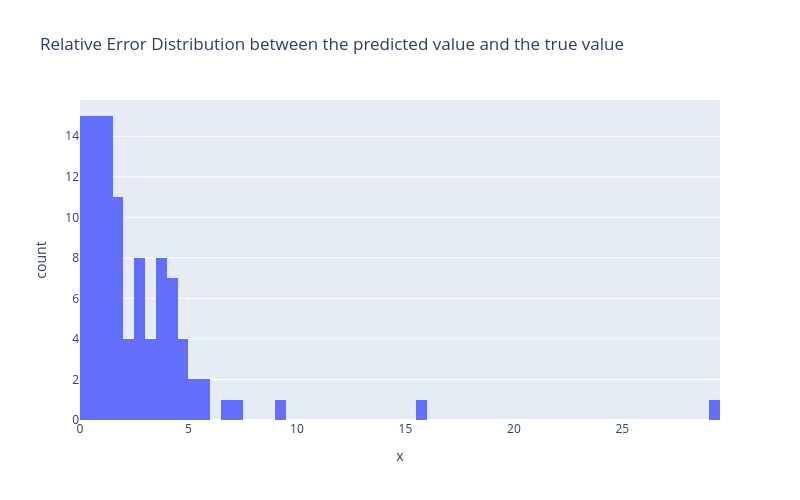

Source (notebook cell):
### Code cell
px.histogram(predict_df, x=predict_df["relative error"]*50, 
             nbins=100, 
             width=800, height=500,
             title="Relative Error Distribution between the predicted value and the true value")

### Figure 1 — Plotly figure (JSON) as saved in the notebook; plotly's stock layout.template omitted (floating-point values rounded to 4 significant figures)
{"data": [{"bingroup": "x", "hovertemplate": "x=%{x}<br>count=%{y}<extra></extra>", "legendgroup": "", "marker": {"color": "#636efa", "pattern": {"shape": ""}}, "name": "", "nbinsx": 100, "orientation": "v", "showlegend": false, "type": "histogram", "x": [0.2093, 1.229, 0.1335, 2.53, 1.244, 3.04, 1.75, 0.7871, 3.457, 7.446, 4.42, 2.643, 3.423, 0.6174, 2.825, 0.9062, 1.364, 0.4617, 0.8969, 1.282, 2.794, 0.339, 3.979, 2.515, 1.054, 0.05489, 29.27, 0.5887, 1.945, 5.852, 0.1305, 0.128, 0.5278, 3.924, 0.5479, 0.7665, 1.54, 1.686, 2.435, 2.642, 5.325, 0.8848, 4.215, 4.285, 0.9772, 3.706, 0.8555, 0.6845, 0.3976, 5.577, 1.158, 15.82, 1.828, 0.2651, 4.139, 1.79, 0.3231, 0.7965, 3.603, 0.3943, 1.692, 0.5697, 1.418, 1.861, 4.512, 0.9549, 1.92, 2.431, 4.667, 1.014, 1.035, 3.609, 1.257, 3.964, 2.406, 4.916, 1.044, 1.712, 4.742, 2.929, 1.213, 3.335, 5.395, 0.2153, 4.257, 4.239, 3.778, 9.299, 0.3738, 2.875, 2.287, 0.3459, 1.309, 1.077, 1.194, 0.05657, 6.737, 3.929, 4.094, 1.522], "xaxis": "x", "yaxis": "y"}], "layout": {"barmode": "relative", "height": 500, "legend": {"tracegroupgap": 0}, "title": {"text": "Relative Error Distribution between the predicted value and the true value"}, "width": 800, "xaxis": {"anchor": "y", "domain": [0, 1], "title": {"text": "x"}}, "yaxis": {"anchor": "x", "domain": [0, 1], "title": {"text": "count"}}}}
